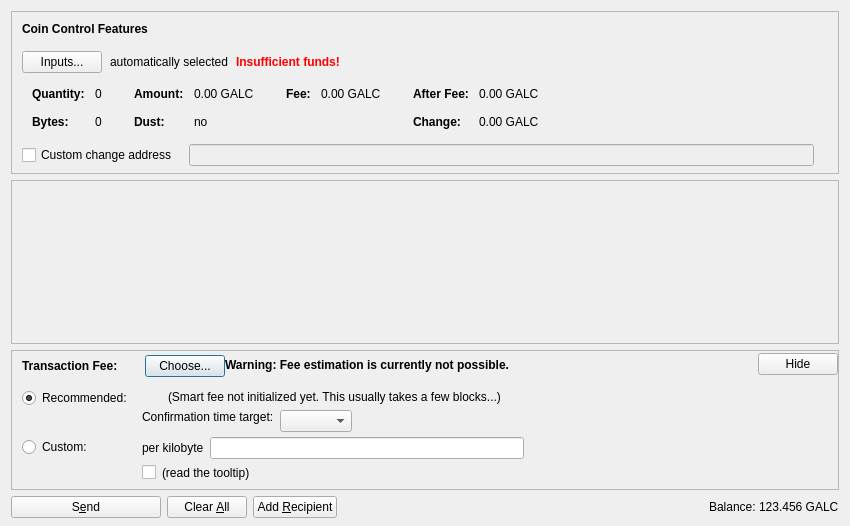
<?xml version="1.0" encoding="UTF-8"?>
<ui version="4.0">
 <class>SendCoinsDialog</class>
 <widget class="QDialog" name="SendCoinsDialog">
  <property name="geometry">
   <rect>
    <x>0</x>
    <y>0</y>
    <width>850</width>
    <height>526</height>
   </rect>
  </property>
  <property name="windowTitle">
   <string>Send Coins</string>
  </property>
  <layout class="QVBoxLayout" name="verticalLayout" stretch="0,1,0,0">
   <property name="bottomMargin">
    <number>8</number>
   </property>
   <item>
    <widget class="QFrame" name="frameCoinControl">
     <property name="sizePolicy">
      <sizepolicy hsizetype="Expanding" vsizetype="Expanding">
       <horstretch>0</horstretch>
       <verstretch>0</verstretch>
      </sizepolicy>
     </property>
     <property name="maximumSize">
      <size>
       <width>16777215</width>
       <height>16777215</height>
      </size>
     </property>
     <property name="frameShape">
      <enum>QFrame::StyledPanel</enum>
     </property>
     <property name="frameShadow">
      <enum>QFrame::Sunken</enum>
     </property>
     <layout class="QVBoxLayout" name="verticalLayoutCoinControl2">
      <property name="spacing">
       <number>0</number>
      </property>
      <property name="leftMargin">
       <number>0</number>
      </property>
      <property name="topMargin">
       <number>0</number>
      </property>
      <property name="rightMargin">
       <number>0</number>
      </property>
      <property name="bottomMargin">
       <number>6</number>
      </property>
      <item>
       <layout class="QVBoxLayout" name="verticalLayoutCoinControl" stretch="0,0,0,0,1">
        <property name="spacing">
         <number>0</number>
        </property>
        <property name="leftMargin">
         <number>10</number>
        </property>
        <property name="topMargin">
         <number>10</number>
        </property>
        <item>
         <layout class="QHBoxLayout" name="horizontalLayoutCoinControl1">
          <property name="bottomMargin">
           <number>15</number>
          </property>
          <item>
           <widget class="QLabel" name="labelCoinControlFeatures">
            <property name="sizePolicy">
             <sizepolicy hsizetype="Preferred" vsizetype="Maximum">
              <horstretch>0</horstretch>
              <verstretch>0</verstretch>
             </sizepolicy>
            </property>
            <property name="font">
             <font>
              <weight>75</weight>
              <bold>true</bold>
             </font>
            </property>
            <property name="styleSheet">
             <string notr="true">font-weight:bold;</string>
            </property>
            <property name="text">
             <string>Coin Control Features</string>
            </property>
           </widget>
          </item>
         </layout>
        </item>
        <item>
         <layout class="QHBoxLayout" name="horizontalLayoutCoinControl2" stretch="0,0,0,0">
          <property name="spacing">
           <number>8</number>
          </property>
          <property name="bottomMargin">
           <number>10</number>
          </property>
          <item>
           <widget class="QPushButton" name="pushButtonCoinControl">
            <property name="styleSheet">
             <string notr="true"/>
            </property>
            <property name="text">
             <string>Inputs...</string>
            </property>
            <property name="autoDefault">
             <bool>false</bool>
            </property>
           </widget>
          </item>
          <item>
           <widget class="QLabel" name="labelCoinControlAutomaticallySelected">
            <property name="text">
             <string>automatically selected</string>
            </property>
            <property name="margin">
             <number>5</number>
            </property>
           </widget>
          </item>
          <item>
           <widget class="QLabel" name="labelCoinControlInsuffFunds">
            <property name="font">
             <font>
              <weight>75</weight>
              <bold>true</bold>
             </font>
            </property>
            <property name="styleSheet">
             <string notr="true">color:red;font-weight:bold;</string>
            </property>
            <property name="text">
             <string>Insufficient funds!</string>
            </property>
            <property name="margin">
             <number>5</number>
            </property>
           </widget>
          </item>
          <item>
           <spacer name="horizontalSpacerCoinControl">
            <property name="orientation">
             <enum>Qt::Horizontal</enum>
            </property>
            <property name="sizeHint" stdset="0">
             <size>
              <width>40</width>
              <height>1</height>
             </size>
            </property>
           </spacer>
          </item>
         </layout>
        </item>
        <item>
         <widget class="QWidget" name="widgetCoinControl" native="true">
          <property name="sizePolicy">
           <sizepolicy hsizetype="Preferred" vsizetype="Preferred">
            <horstretch>0</horstretch>
            <verstretch>0</verstretch>
           </sizepolicy>
          </property>
          <property name="minimumSize">
           <size>
            <width>0</width>
            <height>0</height>
           </size>
          </property>
          <property name="styleSheet">
           <string notr="true"/>
          </property>
          <layout class="QHBoxLayout" name="horizontalLayoutCoinControl5">
           <property name="leftMargin">
            <number>0</number>
           </property>
           <property name="topMargin">
            <number>0</number>
           </property>
           <property name="rightMargin">
            <number>0</number>
           </property>
           <property name="bottomMargin">
            <number>0</number>
           </property>
           <item>
            <layout class="QHBoxLayout" name="horizontalLayoutCoinControl3" stretch="0,0,0,1">
             <property name="spacing">
              <number>20</number>
             </property>
             <property name="topMargin">
              <number>0</number>
             </property>
             <property name="bottomMargin">
              <number>10</number>
             </property>
             <item>
              <layout class="QFormLayout" name="formLayoutCoinControl1">
               <property name="horizontalSpacing">
                <number>10</number>
               </property>
               <property name="verticalSpacing">
                <number>14</number>
               </property>
               <property name="leftMargin">
                <number>10</number>
               </property>
               <property name="topMargin">
                <number>4</number>
               </property>
               <property name="rightMargin">
                <number>6</number>
               </property>
               <item row="0" column="0">
                <widget class="QLabel" name="labelCoinControlQuantityText">
                 <property name="font">
                  <font>
                   <weight>75</weight>
                   <bold>true</bold>
                  </font>
                 </property>
                 <property name="text">
                  <string>Quantity:</string>
                 </property>
                 <property name="margin">
                  <number>0</number>
                 </property>
                </widget>
               </item>
               <item row="0" column="1">
                <widget class="QLabel" name="labelCoinControlQuantity">
                 <property name="cursor">
                  <cursorShape>IBeamCursor</cursorShape>
                 </property>
                 <property name="contextMenuPolicy">
                  <enum>Qt::ActionsContextMenu</enum>
                 </property>
                 <property name="text">
                  <string notr="true">0</string>
                 </property>
                 <property name="margin">
                  <number>0</number>
                 </property>
                 <property name="textInteractionFlags">
                  <set>Qt::LinksAccessibleByMouse|Qt::TextSelectableByKeyboard|Qt::TextSelectableByMouse</set>
                 </property>
                </widget>
               </item>
               <item row="1" column="0">
                <widget class="QLabel" name="labelCoinControlBytesText">
                 <property name="font">
                  <font>
                   <weight>75</weight>
                   <bold>true</bold>
                  </font>
                 </property>
                 <property name="text">
                  <string>Bytes:</string>
                 </property>
                </widget>
               </item>
               <item row="1" column="1">
                <widget class="QLabel" name="labelCoinControlBytes">
                 <property name="cursor">
                  <cursorShape>IBeamCursor</cursorShape>
                 </property>
                 <property name="contextMenuPolicy">
                  <enum>Qt::ActionsContextMenu</enum>
                 </property>
                 <property name="text">
                  <string notr="true">0</string>
                 </property>
                 <property name="textInteractionFlags">
                  <set>Qt::LinksAccessibleByMouse|Qt::TextSelectableByKeyboard|Qt::TextSelectableByMouse</set>
                 </property>
                </widget>
               </item>
              </layout>
             </item>
             <item>
              <layout class="QFormLayout" name="formLayoutCoinControl2">
               <property name="horizontalSpacing">
                <number>10</number>
               </property>
               <property name="verticalSpacing">
                <number>14</number>
               </property>
               <property name="leftMargin">
                <number>6</number>
               </property>
               <property name="topMargin">
                <number>4</number>
               </property>
               <property name="rightMargin">
                <number>6</number>
               </property>
               <item row="0" column="0">
                <widget class="QLabel" name="labelCoinControlAmountText">
                 <property name="font">
                  <font>
                   <weight>75</weight>
                   <bold>true</bold>
                  </font>
                 </property>
                 <property name="text">
                  <string>Amount:</string>
                 </property>
                 <property name="margin">
                  <number>0</number>
                 </property>
                </widget>
               </item>
               <item row="0" column="1">
                <widget class="QLabel" name="labelCoinControlAmount">
                 <property name="cursor">
                  <cursorShape>IBeamCursor</cursorShape>
                 </property>
                 <property name="contextMenuPolicy">
                  <enum>Qt::ActionsContextMenu</enum>
                 </property>
                 <property name="text">
                  <string notr="true">0.00 GALC</string>
                 </property>
                 <property name="textInteractionFlags">
                  <set>Qt::LinksAccessibleByMouse|Qt::TextSelectableByKeyboard|Qt::TextSelectableByMouse</set>
                 </property>
                </widget>
               </item>
               <item row="1" column="0">
                <widget class="QLabel" name="labelCoinControlLowOutputText">
                 <property name="font">
                  <font>
                   <weight>75</weight>
                   <bold>true</bold>
                  </font>
                 </property>
                 <property name="text">
                  <string>Dust:</string>
                 </property>
                </widget>
               </item>
               <item row="1" column="1">
                <widget class="QLabel" name="labelCoinControlLowOutput">
                 <property name="cursor">
                  <cursorShape>IBeamCursor</cursorShape>
                 </property>
                 <property name="contextMenuPolicy">
                  <enum>Qt::ActionsContextMenu</enum>
                 </property>
                 <property name="text">
                  <string notr="true">no</string>
                 </property>
                 <property name="textInteractionFlags">
                  <set>Qt::LinksAccessibleByMouse|Qt::TextSelectableByKeyboard|Qt::TextSelectableByMouse</set>
                 </property>
                </widget>
               </item>
              </layout>
             </item>
             <item>
              <layout class="QFormLayout" name="formLayoutCoinControl3">
               <property name="horizontalSpacing">
                <number>10</number>
               </property>
               <property name="verticalSpacing">
                <number>14</number>
               </property>
               <property name="leftMargin">
                <number>6</number>
               </property>
               <property name="topMargin">
                <number>4</number>
               </property>
               <property name="rightMargin">
                <number>6</number>
               </property>
               <item row="0" column="0">
                <widget class="QLabel" name="labelCoinControlFeeText">
                 <property name="font">
                  <font>
                   <weight>75</weight>
                   <bold>true</bold>
                  </font>
                 </property>
                 <property name="text">
                  <string>Fee:</string>
                 </property>
                 <property name="margin">
                  <number>0</number>
                 </property>
                </widget>
               </item>
               <item row="0" column="1">
                <widget class="QLabel" name="labelCoinControlFee">
                 <property name="cursor">
                  <cursorShape>IBeamCursor</cursorShape>
                 </property>
                 <property name="contextMenuPolicy">
                  <enum>Qt::ActionsContextMenu</enum>
                 </property>
                 <property name="text">
                  <string notr="true">0.00 GALC</string>
                 </property>
                 <property name="textInteractionFlags">
                  <set>Qt::LinksAccessibleByMouse|Qt::TextSelectableByKeyboard|Qt::TextSelectableByMouse</set>
                 </property>
                </widget>
               </item>
              </layout>
             </item>
             <item>
              <layout class="QFormLayout" name="formLayoutCoinControl4">
               <property name="horizontalSpacing">
                <number>10</number>
               </property>
               <property name="verticalSpacing">
                <number>14</number>
               </property>
               <property name="leftMargin">
                <number>6</number>
               </property>
               <property name="topMargin">
                <number>4</number>
               </property>
               <property name="rightMargin">
                <number>6</number>
               </property>
               <item row="0" column="0">
                <widget class="QLabel" name="labelCoinControlAfterFeeText">
                 <property name="font">
                  <font>
                   <weight>75</weight>
                   <bold>true</bold>
                  </font>
                 </property>
                 <property name="text">
                  <string>After Fee:</string>
                 </property>
                 <property name="margin">
                  <number>0</number>
                 </property>
                </widget>
               </item>
               <item row="0" column="1">
                <widget class="QLabel" name="labelCoinControlAfterFee">
                 <property name="cursor">
                  <cursorShape>IBeamCursor</cursorShape>
                 </property>
                 <property name="contextMenuPolicy">
                  <enum>Qt::ActionsContextMenu</enum>
                 </property>
                 <property name="text">
                  <string notr="true">0.00 GALC</string>
                 </property>
                 <property name="textInteractionFlags">
                  <set>Qt::LinksAccessibleByMouse|Qt::TextSelectableByKeyboard|Qt::TextSelectableByMouse</set>
                 </property>
                </widget>
               </item>
               <item row="1" column="0">
                <widget class="QLabel" name="labelCoinControlChangeText">
                 <property name="font">
                  <font>
                   <weight>75</weight>
                   <bold>true</bold>
                  </font>
                 </property>
                 <property name="text">
                  <string>Change:</string>
                 </property>
                </widget>
               </item>
               <item row="1" column="1">
                <widget class="QLabel" name="labelCoinControlChange">
                 <property name="cursor">
                  <cursorShape>IBeamCursor</cursorShape>
                 </property>
                 <property name="contextMenuPolicy">
                  <enum>Qt::ActionsContextMenu</enum>
                 </property>
                 <property name="text">
                  <string notr="true">0.00 GALC</string>
                 </property>
                 <property name="textInteractionFlags">
                  <set>Qt::LinksAccessibleByMouse|Qt::TextSelectableByKeyboard|Qt::TextSelectableByMouse</set>
                 </property>
                </widget>
               </item>
              </layout>
             </item>
            </layout>
           </item>
          </layout>
         </widget>
        </item>
        <item>
         <layout class="QHBoxLayout" name="horizontalLayoutCoinControl4" stretch="0,0,0">
          <property name="spacing">
           <number>12</number>
          </property>
          <property name="sizeConstraint">
           <enum>QLayout::SetDefaultConstraint</enum>
          </property>
          <property name="topMargin">
           <number>5</number>
          </property>
          <property name="rightMargin">
           <number>5</number>
          </property>
          <item>
           <widget class="QCheckBox" name="checkBoxCoinControlChange">
            <property name="toolTip">
             <string>If this is activated, but the change address is empty or invalid, change will be sent to a newly generated address.</string>
            </property>
            <property name="text">
             <string>Custom change address</string>
            </property>
           </widget>
          </item>
          <item>
           <widget class="QValidatedLineEdit" name="lineEditCoinControlChange">
            <property name="enabled">
             <bool>false</bool>
            </property>
            <property name="sizePolicy">
             <sizepolicy hsizetype="Expanding" vsizetype="Fixed">
              <horstretch>0</horstretch>
              <verstretch>0</verstretch>
             </sizepolicy>
            </property>
           </widget>
          </item>
          <item>
           <widget class="QLabel" name="labelCoinControlChangeLabel">
            <property name="sizePolicy">
             <sizepolicy hsizetype="Preferred" vsizetype="Expanding">
              <horstretch>0</horstretch>
              <verstretch>0</verstretch>
             </sizepolicy>
            </property>
            <property name="minimumSize">
             <size>
              <width>0</width>
              <height>0</height>
             </size>
            </property>
            <property name="text">
             <string/>
            </property>
            <property name="margin">
             <number>3</number>
            </property>
           </widget>
          </item>
         </layout>
        </item>
        <item>
         <spacer name="verticalSpacerCoinControl">
          <property name="orientation">
           <enum>Qt::Vertical</enum>
          </property>
          <property name="sizeHint" stdset="0">
           <size>
            <width>800</width>
            <height>1</height>
           </size>
          </property>
         </spacer>
        </item>
       </layout>
      </item>
     </layout>
    </widget>
   </item>
   <item>
    <widget class="QScrollArea" name="scrollArea">
     <property name="widgetResizable">
      <bool>true</bool>
     </property>
     <widget class="QWidget" name="scrollAreaWidgetContents">
      <property name="geometry">
       <rect>
        <x>0</x>
        <y>0</y>
        <width>830</width>
        <height>104</height>
       </rect>
      </property>
      <layout class="QVBoxLayout" name="verticalLayout_2" stretch="0,1">
       <property name="leftMargin">
        <number>0</number>
       </property>
       <property name="topMargin">
        <number>0</number>
       </property>
       <property name="rightMargin">
        <number>0</number>
       </property>
       <property name="bottomMargin">
        <number>0</number>
       </property>
       <item>
        <layout class="QVBoxLayout" name="entries">
         <property name="spacing">
          <number>6</number>
         </property>
        </layout>
       </item>
       <item>
        <spacer name="verticalSpacer">
         <property name="orientation">
          <enum>Qt::Vertical</enum>
         </property>
         <property name="sizeHint" stdset="0">
          <size>
           <width>20</width>
           <height>40</height>
          </size>
         </property>
        </spacer>
       </item>
      </layout>
     </widget>
    </widget>
   </item>
   <item>
    <widget class="QFrame" name="frameFee">
     <property name="sizePolicy">
      <sizepolicy hsizetype="Expanding" vsizetype="Expanding">
       <horstretch>0</horstretch>
       <verstretch>0</verstretch>
      </sizepolicy>
     </property>
     <property name="maximumSize">
      <size>
       <width>16777215</width>
       <height>16777215</height>
      </size>
     </property>
     <property name="frameShape">
      <enum>QFrame::StyledPanel</enum>
     </property>
     <property name="frameShadow">
      <enum>QFrame::Sunken</enum>
     </property>
     <layout class="QVBoxLayout" name="verticalLayoutFee1">
      <property name="spacing">
       <number>0</number>
      </property>
      <property name="leftMargin">
       <number>0</number>
      </property>
      <property name="topMargin">
       <number>0</number>
      </property>
      <property name="rightMargin">
       <number>0</number>
      </property>
      <property name="bottomMargin">
       <number>0</number>
      </property>
      <item>
       <layout class="QVBoxLayout" name="verticalLayoutFee2" stretch="0,0,0">
        <property name="spacing">
         <number>0</number>
        </property>
        <property name="leftMargin">
         <number>10</number>
        </property>
        <property name="topMargin">
         <number>0</number>
        </property>
        <item>
         <layout class="QHBoxLayout" name="horizontalLayoutFee1">
          <property name="bottomMargin">
           <number>0</number>
          </property>
          <item>
           <layout class="QVBoxLayout" name="verticalLayoutFee7">
            <property name="spacing">
             <number>0</number>
            </property>
            <item>
             <spacer name="verticalSpacerSmartFee">
              <property name="orientation">
               <enum>Qt::Vertical</enum>
              </property>
              <property name="sizeType">
               <enum>QSizePolicy::Fixed</enum>
              </property>
              <property name="sizeHint" stdset="0">
               <size>
                <width>1</width>
                <height>4</height>
               </size>
              </property>
             </spacer>
            </item>
            <item>
             <layout class="QHBoxLayout" name="horizontalLayoutSmartFee">
              <property name="spacing">
               <number>10</number>
              </property>
              <item>
               <widget class="QLabel" name="labelFeeHeadline">
                <property name="sizePolicy">
                 <sizepolicy hsizetype="Preferred" vsizetype="Maximum">
                  <horstretch>0</horstretch>
                  <verstretch>0</verstretch>
                 </sizepolicy>
                </property>
                <property name="font">
                 <font>
                  <weight>75</weight>
                  <bold>true</bold>
                 </font>
                </property>
                <property name="styleSheet">
                 <string notr="true">font-weight:bold;</string>
                </property>
                <property name="text">
                 <string>Transaction Fee:</string>
                </property>
               </widget>
              </item>
              <item>
               <widget class="QLabel" name="labelFeeMinimized">
                <property name="text">
                 <string/>
                </property>
               </widget>
              </item>
              <item>
               <widget class="QPushButton" name="buttonChooseFee">
                <property name="text">
                 <string>Choose...</string>
                </property>
               </widget>
              </item>
             </layout>
            </item>
            <item>
             <spacer name="verticalSpacer_5">
              <property name="orientation">
               <enum>Qt::Vertical</enum>
              </property>
              <property name="sizeHint" stdset="0">
               <size>
                <width>1</width>
                <height>1</height>
               </size>
              </property>
             </spacer>
            </item>
           </layout>
          </item>
          <item>
           <widget class="QLabel" name="fallbackFeeWarningLabel">
            <property name="toolTip">
             <string>Using the fallbackfee can result in sending a transaction that will take several hours or days (or never) to confirm. Consider choosing your fee manually or wait until you have validated the complete chain.</string>
            </property>
            <property name="font">
            <font>
                <weight>75</weight>
                <bold>true</bold>
            </font>
            </property>
            <property name="text">
             <string>Warning: Fee estimation is currently not possible.</string>
            </property>
            <property name="wordWrap">
             <bool>false</bool>
            </property>
           </widget>
          </item>
          <item>
           <spacer name="horizontalSpacer_4">
            <property name="orientation">
             <enum>Qt::Horizontal</enum>
            </property>
            <property name="sizeType">
             <enum>QSizePolicy::MinimumExpanding</enum>
            </property>
            <property name="sizeHint" stdset="0">
             <size>
              <width>40</width>
              <height>20</height>
             </size>
            </property>
           </spacer>
          </item>
          <item>
           <widget class="QPushButton" name="buttonMinimizeFee">
            <property name="toolTip">
             <string>collapse fee-settings</string>
            </property>
            <property name="text">
             <string>Hide</string>
            </property>
           </widget>
          </item>
         </layout>
        </item>
        <item>
         <widget class="QFrame" name="frameFeeSelection">
          <layout class="QVBoxLayout" name="verticalLayoutFee12">
           <property name="spacing">
            <number>0</number>
           </property>
           <property name="leftMargin">
            <number>0</number>
           </property>
           <property name="topMargin">
            <number>0</number>
           </property>
           <property name="rightMargin">
            <number>0</number>
           </property>
           <property name="bottomMargin">
            <number>0</number>
           </property>
           <item>
            <layout class="QGridLayout" name="gridLayoutFee">
             <property name="topMargin">
              <number>10</number>
             </property>
             <property name="bottomMargin">
              <number>4</number>
             </property>
             <property name="horizontalSpacing">
              <number>10</number>
             </property>
             <property name="verticalSpacing">
              <number>4</number>
             </property>
             <item row="1" column="1">
              <layout class="QVBoxLayout" name="verticalLayoutFee8">
               <property name="spacing">
                <number>6</number>
               </property>
               <item>
                <layout class="QHBoxLayout" name="horizontalLayoutFee13">
                 <item>
                  <widget class="QLabel" name="labelCustomPerKilobyte">
                   <property name="toolTip">
                    <string>If the custom fee is set to 1000 satoshis and the transaction is only 250 bytes, then &quot;per kilobyte&quot; only pays 250 satoshis in fee, while &quot;total at least&quot; pays 1000 satoshis. For transactions bigger than a kilobyte both pay by kilobyte.</string>
                   </property>
                   <property name="text">
                    <string>per kilobyte</string>
                   </property>
                  </widget>
                 </item>
                 <item>
                  <widget class="BitcoinAmountField" name="customFee"/>
                 </item>
                 <item>
                  <spacer name="horizontalSpacer_6">
                   <property name="orientation">
                    <enum>Qt::Horizontal</enum>
                   </property>
                   <property name="sizeHint" stdset="0">
                    <size>
                     <width>1</width>
                     <height>1</height>
                    </size>
                   </property>
                  </spacer>
                 </item>
                </layout>
               </item>
               <item>
                <layout class="QHBoxLayout" name="horizontalLayoutFee8">
                 <item>
                  <widget class="QCheckBox" name="checkBoxMinimumFee">
                   <property name="toolTip">
                    <string>Paying only the minimum fee is just fine as long as there is less transaction volume than space in the blocks. But be aware that this can end up in a never confirming transaction once there is more demand for girlcoin transactions than the network can process.</string>
                   </property>
                   <property name="text">
                    <string/>
                   </property>
                  </widget>
                 </item>
                 <item>
                  <widget class="QLabel" name="labelMinFeeWarning">
                   <property name="enabled">
                    <bool>true</bool>
                   </property>
                   <property name="toolTip">
                    <string>Paying only the minimum fee is just fine as long as there is less transaction volume than space in the blocks. But be aware that this can end up in a never confirming transaction once there is more demand for girlcoin transactions than the network can process.</string>
                   </property>
                   <property name="text">
                    <string>(read the tooltip)</string>
                   </property>
                   <property name="margin">
                    <number>5</number>
                   </property>
                  </widget>
                 </item>
                 <item>
                  <spacer name="horizontalSpacer_2">
                   <property name="orientation">
                    <enum>Qt::Horizontal</enum>
                   </property>
                   <property name="sizeHint" stdset="0">
                    <size>
                     <width>1</width>
                     <height>1</height>
                    </size>
                   </property>
                  </spacer>
                 </item>
                </layout>
               </item>
              </layout>
             </item>
             <item row="0" column="0">
              <layout class="QVBoxLayout" name="verticalLayoutFee4" stretch="0,1">
               <item>
                <widget class="QRadioButton" name="radioSmartFee">
                 <property name="text">
                  <string>Recommended:</string>
                 </property>
                 <property name="checked">
                  <bool>true</bool>
                 </property>
                 <attribute name="buttonGroup">
                  <string notr="true">groupFee</string>
                 </attribute>
                </widget>
               </item>
               <item>
                <spacer name="verticalSpacer_2">
                 <property name="orientation">
                  <enum>Qt::Vertical</enum>
                 </property>
                 <property name="sizeHint" stdset="0">
                  <size>
                   <width>1</width>
                   <height>1</height>
                  </size>
                 </property>
                </spacer>
               </item>
              </layout>
             </item>
             <item row="1" column="0">
              <layout class="QVBoxLayout" name="verticalLayoutFee9" stretch="0,1">
               <item>
                <widget class="QRadioButton" name="radioCustomFee">
                 <property name="text">
                  <string>Custom:</string>
                 </property>
                 <attribute name="buttonGroup">
                  <string notr="true">groupFee</string>
                 </attribute>
                </widget>
               </item>
               <item>
                <spacer name="verticalSpacer_6">
                 <property name="orientation">
                  <enum>Qt::Vertical</enum>
                 </property>
                 <property name="sizeHint" stdset="0">
                  <size>
                   <width>1</width>
                   <height>1</height>
                  </size>
                 </property>
                </spacer>
               </item>
              </layout>
             </item>
             <item row="0" column="1">
              <layout class="QVBoxLayout" name="verticalLayoutFee3" stretch="0,0,1">
               <property name="spacing">
                <number>6</number>
               </property>
               <property name="topMargin">
                <number>2</number>
               </property>
               <item>
                <layout class="QHBoxLayout" name="horizontalLayoutFee12">
                 <item>
                  <widget class="QLabel" name="labelSmartFee">
                   <property name="text">
                    <string/>
                   </property>
                   <property name="margin">
                    <number>2</number>
                   </property>
                  </widget>
                 </item>
                 <item>
                  <widget class="QLabel" name="labelFeeEstimation">
                   <property name="text">
                    <string/>
                   </property>
                  </widget>
                 </item>
                 <item>
                  <widget class="QLabel" name="labelSmartFee2">
                   <property name="text">
                    <string>(Smart fee not initialized yet. This usually takes a few blocks...)</string>
                   </property>
                   <property name="margin">
                    <number>2</number>
                   </property>
                  </widget>
                 </item>
                 <item>
                  <spacer name="horizontalSpacer_5">
                   <property name="orientation">
                    <enum>Qt::Horizontal</enum>
                   </property>
                   <property name="sizeHint" stdset="0">
                    <size>
                     <width>1</width>
                     <height>1</height>
                    </size>
                   </property>
                  </spacer>
                 </item>
                </layout>
               </item>
               <item>
                <layout class="QHBoxLayout" name="horizontalLayoutFee9">
                 <item>
                  <layout class="QVBoxLayout" name="verticalLayoutFee6">
                   <item>
                    <widget class="QLabel" name="labelSmartFee3">
                     <property name="text">
                      <string>Confirmation time target:</string>
                     </property>
                     <property name="margin">
                      <number>2</number>
                     </property>
                    </widget>
                   </item>
                   <item>
                    <spacer name="verticalSpacer_3">
                     <property name="orientation">
                      <enum>Qt::Vertical</enum>
                     </property>
                     <property name="sizeHint" stdset="0">
                      <size>
                       <width>1</width>
                       <height>1</height>
                      </size>
                     </property>
                    </spacer>
                   </item>
                  </layout>
                 </item>
                 <item>
                  <layout class="QVBoxLayout" name="verticalLayoutFee5">
                   <property name="rightMargin">
                    <number>30</number>
                   </property>
                   <item>
                    <layout class="QHBoxLayout" name="horizontalLayoutConfTarget">
                     <property name="bottomMargin">
                      <number>0</number>
                     </property>
                     <item>
                      <widget class="QComboBox" name="confTargetSelector"/>
                     </item>
                     <item>
                      <spacer name="horizontalSpacerConfTarget">
                       <property name="orientation">
                        <enum>Qt::Horizontal</enum>
                       </property>
                       <property name="sizeHint" stdset="0">
                        <size>
                         <width>40</width>
                         <height>20</height>
                        </size>
                       </property>
                      </spacer>
                     </item>
                    </layout>
                   </item>
                  </layout>
                 </item>
                </layout>
               </item>
               <item>
                <spacer name="verticalSpacer_4">
                 <property name="orientation">
                  <enum>Qt::Vertical</enum>
                 </property>
                 <property name="sizeHint" stdset="0">
                  <size>
                   <width>1</width>
                   <height>1</height>
                  </size>
                 </property>
                </spacer>
               </item>
              </layout>
             </item>
            </layout>
           </item>
          </layout>
         </widget>
        </item>
        <item>
         <spacer name="verticalSpacerFee">
          <property name="orientation">
           <enum>Qt::Vertical</enum>
          </property>
          <property name="sizeHint" stdset="0">
           <size>
            <width>40</width>
            <height>5</height>
           </size>
          </property>
         </spacer>
        </item>
       </layout>
      </item>
     </layout>
    </widget>
   </item>
   <item>
    <layout class="QHBoxLayout" name="horizontalLayout">
     <item>
      <widget class="QPushButton" name="sendButton">
       <property name="minimumSize">
        <size>
         <width>150</width>
         <height>0</height>
        </size>
       </property>
       <property name="toolTip">
        <string>Confirm the send action</string>
       </property>
       <property name="text">
        <string>S&amp;end</string>
       </property>
       <property name="icon">
        <iconset resource="../bitcoin.qrc">
         <normaloff>:/icons/send</normaloff>:/icons/send</iconset>
       </property>
       <property name="autoDefault">
        <bool>false</bool>
       </property>
       <property name="default">
        <bool>false</bool>
       </property>
      </widget>
     </item>
     <item>
      <widget class="QPushButton" name="clearButton">
       <property name="sizePolicy">
        <sizepolicy hsizetype="Minimum" vsizetype="Fixed">
         <horstretch>0</horstretch>
         <verstretch>0</verstretch>
        </sizepolicy>
       </property>
       <property name="toolTip">
        <string>Clear all fields of the form.</string>
       </property>
       <property name="text">
        <string>Clear &amp;All</string>
       </property>
       <property name="icon">
        <iconset resource="../bitcoin.qrc">
         <normaloff>:/icons/remove</normaloff>:/icons/remove</iconset>
       </property>
       <property name="autoDefault">
        <bool>false</bool>
       </property>
      </widget>
     </item>
     <item>
      <widget class="QPushButton" name="addButton">
       <property name="toolTip">
        <string>Send to multiple recipients at once</string>
       </property>
       <property name="text">
        <string>Add &amp;Recipient</string>
       </property>
       <property name="icon">
        <iconset resource="../bitcoin.qrc">
         <normaloff>:/icons/add</normaloff>:/icons/add</iconset>
       </property>
       <property name="autoDefault">
        <bool>false</bool>
       </property>
      </widget>
     </item>
     <item>
      <spacer name="horizontalSpacer">
       <property name="orientation">
        <enum>Qt::Horizontal</enum>
       </property>
       <property name="sizeHint" stdset="0">
        <size>
         <width>40</width>
         <height>20</height>
        </size>
       </property>
      </spacer>
     </item>
     <item>
      <layout class="QHBoxLayout" name="horizontalLayout_2">
       <property name="spacing">
        <number>3</number>
       </property>
       <item>
        <widget class="QLabel" name="label">
         <property name="sizePolicy">
          <sizepolicy hsizetype="Preferred" vsizetype="Fixed">
           <horstretch>0</horstretch>
           <verstretch>0</verstretch>
          </sizepolicy>
         </property>
         <property name="text">
          <string>Balance:</string>
         </property>
        </widget>
       </item>
       <item>
        <widget class="QLabel" name="labelBalance">
         <property name="sizePolicy">
          <sizepolicy hsizetype="Preferred" vsizetype="Fixed">
           <horstretch>0</horstretch>
           <verstretch>0</verstretch>
          </sizepolicy>
         </property>
         <property name="cursor">
          <cursorShape>IBeamCursor</cursorShape>
         </property>
         <property name="text">
          <string notr="true">123.456 GALC</string>
         </property>
         <property name="textInteractionFlags">
          <set>Qt::LinksAccessibleByMouse|Qt::TextSelectableByKeyboard|Qt::TextSelectableByMouse</set>
         </property>
        </widget>
       </item>
      </layout>
     </item>
    </layout>
   </item>
  </layout>
 </widget>
 <customwidgets>
  <customwidget>
   <class>QValidatedLineEdit</class>
   <extends>QLineEdit</extends>
   <header>qvalidatedlineedit.h</header>
  </customwidget>
  <customwidget>
   <class>BitcoinAmountField</class>
   <extends>QLineEdit</extends>
   <header>bitcoinamountfield.h</header>
   <container>1</container>
  </customwidget>
 </customwidgets>
 <resources>
  <include location="../bitcoin.qrc"/>
 </resources>
 <connections/>
 <buttongroups>
  <buttongroup name="groupFee"/>
 </buttongroups>
</ui>
